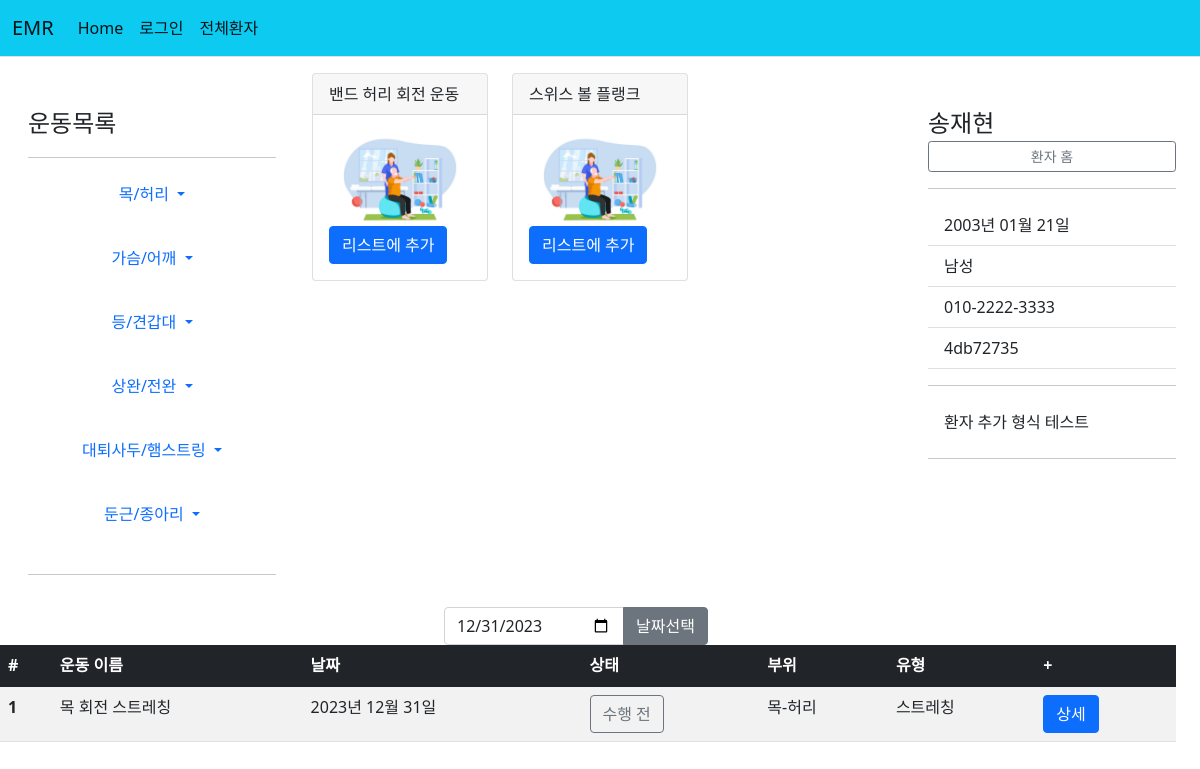
Page /patient/4db72735-7524-4b8d-b64b-b228c6ceb18b/목-허리/소도구/2023-12-31/add/ on the committed database.
### patient/models.py (models this page shows, shortened)
class Exercise(models.Model):
    name = models.CharField(primary_key=True, max_length=30)
    part = models.ForeignKey(Part, on_delete=models.CASCADE)
    type = models.ForeignKey(ExerciseType, on_delete=models.CASCADE)
    link = models.URLField(default='https://blog.naver.com/smile86/221055278905')

class Patient2(models.Model):
    id = models.CharField(primary_key=True, max_length=36, default=uuid.uuid4)
    name = models.CharField(max_length=10)
    front_resident = models.CharField(max_length=6)
    back_resident = models.CharField(max_length=1)
    phone = models.CharField(max_length=30)
    memo = models.TextField(default='메모')
    exercise_memo = models.TextField(default='운동처방 메모')
    rom_memo = models.TextField(default='가동범위 검사 메모')
    clinic_memo = models.TextField(default='물리치료 메모')

class ExerciseList(models.Model):
    code = models.CharField(primary_key=True, max_length=36, default=uuid.uuid4)
    exercise = models.ForeignKey(Exercise, on_delete=models.CASCADE)
    patient = models.ForeignKey(Patient2, on_delete=models.CASCADE)
    date = models.DateField(default=date.today)
    count = models.IntegerField(default=0)
    set = models.IntegerField(default=1)
    time = models.IntegerField(default=0)
    weight = models.IntegerField(default=0)
    done = models.BooleanField(default=False)

class Part(models.Model):
    part = models.CharField(primary_key=True, max_length=10)

class ExerciseType(models.Model):
    type = models.CharField(primary_key=True, max_length=20)

### patient/views.py (the view)
# urls.py: path('<str:patient_id>/<str:part>/<str:type>/<str:selected_date>/add/', views.exercise_add, name='exercise_add'),
def exercise_add(request, patient_id, part, type, selected_date=''):
    patient = get_object_or_404(Patient2, pk=patient_id)
    selected_date = request.GET.get('date', selected_date)
    if selected_date=='':
        selected_date=str(timezone.now().date())
    part = get_object_or_404(Part, pk=part)
    type = get_object_or_404(ExerciseType, pk=type)
    exercises = Exercise.objects.filter(part=part, type=type)
    exercise_list = ExerciseList.objects.filter(patient=patient_id, date=selected_date)
    context = {'patient':patient, 'part':part, 'type':type, 'exercises':exercises, 'exercise_list':exercise_list, 'selected_date':selected_date}
    return render(request, 'patient/exercise_add.html', context)

### patient/templatetags/patient_filter.py (called while the page is built)
@register.filter
def back2(value):
    ans=''
    if int(value)%2==0:
        ans = '여성'
    else:
        ans = '남성'
    return ans

@register.filter
def birth2(value, back):
    if back=='3' or back=='4':
        year = '20'+value[:2]
    else:
        year = '19'+value[:2]
    birth = year+'년 '+value[2:4]+'월 '+value[4:]+'일'
    return birth

@register.filter
def id_cut(value):
    return value[:8]

### templates/patient/exercise_add.html (shortened to what this page needs)
{% extends "base.html" %}
{% load patient_filter %}
{% block content %}
{% load static %}
<div class="container-fluid">
  <div class="row">
    <div class="col-md-3">
      <div class="d-flex flex-column flex-shrink-0 p-3" style="width: 280px;">
        <svg class="bi pe-none me-2" width="40" height="32"><use xlink:href="#bootstrap"/></svg>
        <span class="fs-4">운동목록</span>
        <hr>
        <ul class="nav nav-pills flex-column mb-auto text-center">
          <li>
            <a href="#" class="nav-link text-primary align-items-center text-decoration-none dropdown-toggle" data-bs-toggle="dropdown" aria-expanded="false">
              목/허리
            </a>
          </li>
          <br>
          <li>
            <a href="#" class="nav-link align-items-center text-decoration-none dropdown-toggle" data-bs-toggle="dropdown" aria-expanded="false">
              가슴/어깨
            </a>
          </li>
          <br>
          <li>
            <a href="#" class="nav-link align-items-center text-decoration-none dropdown-toggle" data-bs-toggle="dropdown" aria-expanded="false">
              등/견갑대
            </a>
          </li>
          <br>
          <li>
            <a href="#" class="nav-link align-items-center text-decoration-none dropdown-toggle" data-bs-toggle="dropdown" aria-expanded="false">
              상완/전완
            </a>
          </li>
          <br>
          <li>
            <a href="#" class="nav-link align-items-center text-decoration-none dropdown-toggle" data-bs-toggle="dropdown" aria-expanded="false">
              대퇴사두/햄스트링
            </a>
          </li>
          <br>
          <li>
            <a href="#" class="nav-link align-items-center text-decoration-none dropdown-toggle" data-bs-toggle="dropdown" aria-expanded="false">
              둔근/종아리
            </a>
          </li>
          <br>
        </ul>
        <hr>
    </div>
    </div>
    <div class="col-md-6">
      <div class="row">
        {% for exercise in exercises %}
        <div class="col-4">
          <div class="card mb-3 mt-3 ml-3" style="max-width: 18rem;">
            <div class="card-header">{{exercise.name}}</div>
            <div class="card-body">
              <img src="{% static '운동치료.jpg' %}" class="card-img-top">
              <a class="btn btn-primary" href="{% url 'patient:exercise_form' patient_id=patient.id part=exercise.part.part type=exercise.type.type exercise=exercise.name selected_date=selected_date %}" role="button">
                리스트에 추가
              </a>
            </div>
          </div>
        </div>
        {% endfor %}
      </div>
    </div>
    <div class="col-md-3">
      <div class="col-md-3">
        <div class="d-flex flex-column flex-shrink-0 p-3" style="width: 280px;">
            <svg class="bi pe-none me-2" width="40" height="32"><use xlink:href="#bootstrap"/></svg>
            <span class="fs-4">{{patient.name}}</span>
            <a href="{% url 'patient:detail' patient.id %}" class="btn  btn-sm btn-outline-secondary">환자 홈</a></span>
          <hr>
          <ul class="list-group list-group-flush">
            <li class="list-group-item">{{patient.front_resident|birth2:patient.back_resident}}</li>
            <li class="list-group-item">{{patient.back_resident|back2}}</li>
            <li class="list-group-item">{{patient.phone}}</li>
            <li class="list-group-item">{{patient.id|id_cut}}</li>
            <hr>
            <li class="list-group-item">{{patient.memo}}</li>
          </ul>
          <hr>
      </div>
    </div>
  </div>
  <div class="row">
    <div class="row justify-content-center">
      <div class="col-md-3">
        <form method="get">
          <div class="input-group">
            <input type="date" class="form-control" id="date" name="date" value="{{ selected_date }}">
            <button type="submit" class="btn btn-secondary">날짜선택</button>
          </div>
        </form>
      </div>
    </div>
    <table class="table table-border table-Secondary table-striped">
      <thead>
      <tr class="table-dark">
          <th scope="col">#</th>
          <th scope="col">운동 이름</th>
          <th scope="col">날짜</th>
          <th scope="col">상태</th>
          <th scope="col">부위</th>
          <th scope="col">유형</th>
          <th scope="col">+</th>
      </tr>
      </thead>
      <tbody>
      {% for exercise in exercise_list %}
      <tr>
          <th scope="row">{{forloop.counter}}</th>
          <td>{{exercise.exercise.name}}</td>
          <td>{{exercise.date}}</td>
          {% if exercise.done %}<td> <button type="button" class="btn btn-success">완료</button></td>
          {% else %}<td><button type="button" class="btn btn-outline-secondary">수행 전</button></td>{% endif %}
          <td>{{exercise.exercise.part.part}}</td>
          <td>{{exercise.exercise.type.type}}</td>
          <td><a class="btn btn-primary" href="{% url 'patient:exercise_modify' exercise_code=exercise.code patient_id=patient.id selected_date=selected_date %}" role="button">상세</a></td>
      </tr>
      {% endfor %}
      </tbody>
    </table>
  </div>
</div>
{% endblock %}

### static/sidebars.css (style rules this page uses)
body { min-height: 100vh; min-height: -webkit-fill-available; }
html { height: -webkit-fill-available; }
.dropdown-toggle { outline: 0; }

### rows in the picture
Exercise: name "밴드 허리 회전 운동"
Exercise: name "스위스 볼 플랭크"
Patient2: name "송재현", front_resident|birth2 "2003년 01월 21일", back_resident|back2 "남성", phone "010-2222-3333", id|id_cut "4db72735", memo "환자 추가 형식 테스트"
ExerciseList: exercise.name "목 회전 스트레칭", date "2023년 12월 31일", done "수행 전", exercise.part.part "목-허리", exercise.type.type "스트레칭"
